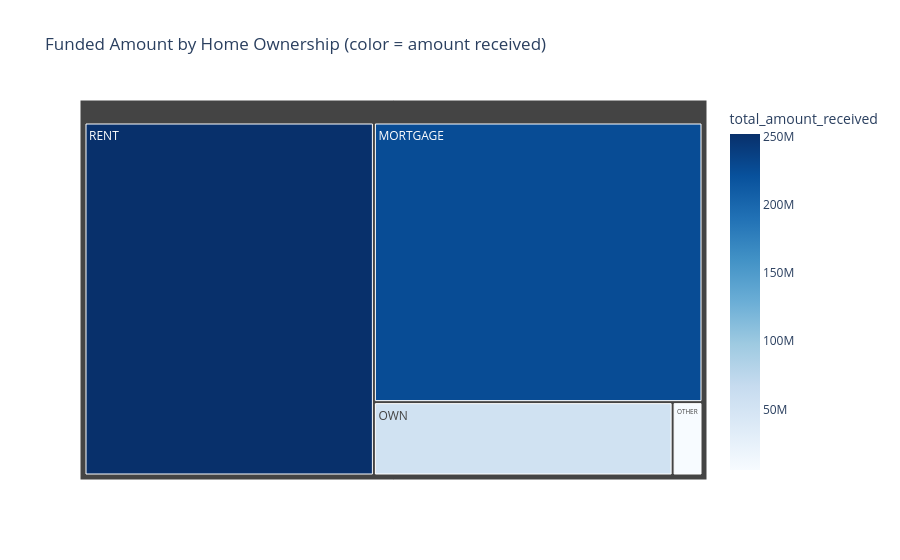

The notebook cell saved with this chart:
### Markdown cell above
### 5.6 Home Ownership Analysis

### Code cell
home_summary = loans.groupby("home_ownership").agg(
    applications=("loan_id", "count"),
    total_funded_amount=("funded_amount", "sum"),
    total_amount_received=("total_payment", "sum"),
).reset_index()

fig = px.treemap(home_summary, path=["home_ownership"], values="total_funded_amount",
                  color="total_amount_received", color_continuous_scale="Blues",
                  title="Funded Amount by Home Ownership (color = amount received)")
fig.show()

### Figure 1 — Plotly figure (JSON) as saved in the notebook; plotly's stock layout.template omitted (floating-point values rounded to 4 significant figures)
{"data": [{"branchvalues": "total", "customdata": [[225900000.0], [5450000.0], [53910000.0], [252100000.0]], "domain": {"x": [0, 1], "y": [0, 1]}, "hovertemplate": "labels=%{label}<br>total_funded_amount=%{value}<br>parent=%{parent}<br>id=%{id}<br>total_amount_received=%{color}<extra></extra>", "ids": ["MORTGAGE", "OTHER", "OWN", "RENT"], "labels": ["MORTGAGE", "OTHER", "OWN", "RENT"], "marker": {"coloraxis": "coloraxis", "colors": [225900000.0, 5450000.0, 53910000.0, 252100000.0]}, "name": "", "parents": ["", "", "", ""], "type": "treemap", "values": [1115000000.0, 26610000.0, 266000000.0, 1240000000.0]}], "layout": {"coloraxis": {"autocolorscale": false, "colorbar": {"title": {"text": "total_amount_received"}}, "colorscale": [[0, "rgb(247,251,255)"], [0.125, "rgb(222,235,247)"], [0.25, "rgb(198,219,239)"], [0.375, "rgb(158,202,225)"], [0.5, "rgb(107,174,214)"], [0.625, "rgb(66,146,198)"], [0.75, "rgb(33,113,181)"], [0.875, "rgb(8,81,156)"], [1, "rgb(8,48,107)"]]}, "legend": {"tracegroupgap": 0}, "title": {"text": "Funded Amount by Home Ownership (color = amount received)"}}}
